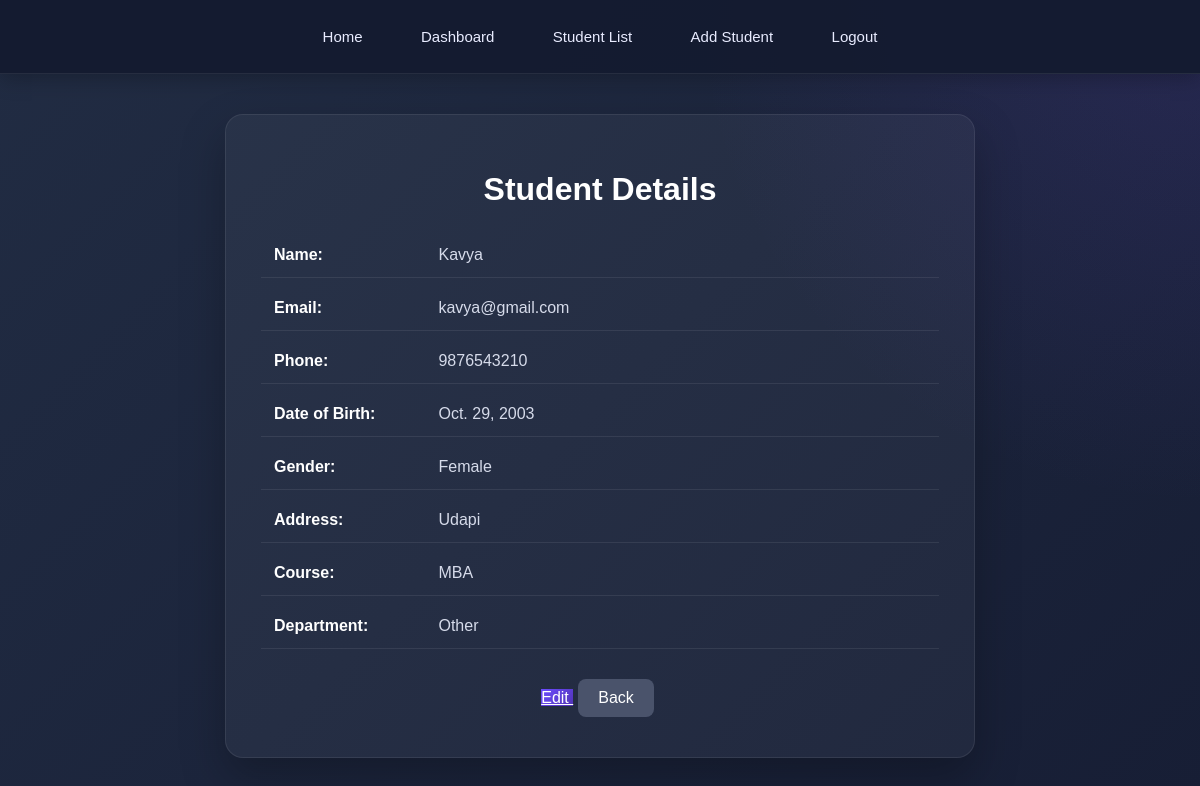
Page /student/12/ (signed in) on the committed database.
### students/models.py (models this page shows, shortened)
class Student(models.Model):
    name = models.CharField(max_length=100)
    email = models.EmailField(unique=True)
    phone = models.CharField(max_length=10, unique=True)
    date_of_birth = models.DateField()
    gender = models.CharField(max_length=10)
    address = models.TextField()
    course = models.CharField(max_length=100)
    department = models.CharField(max_length=100)

### students/views.py (the view)
# urls.py: path('student/<int:id>/', views.student_detail, name='student_detail'),
@login_required
def student_detail(request, id):
    student = get_object_or_404(Student, id=id)
    return render(
        request,
        'students/student_detail.html',
        {'student': student}
    )

### StudentManagementSystem/students/templates/students/student_detail.html (shortened to what this page needs)
{% load static %}
<!DOCTYPE html>
<html>
<head>
    <link rel="stylesheet" href="{% static 'students/style.css' %}">
</head>
<body>
    <nav>
        <a href="{% url 'home' %}">Home</a>
        {% if user.is_authenticated %}
            <a href="{% url 'dashboard' %}">Dashboard</a>
            <a href="{% url 'student_list' %}">
                Student List
            </a>
            <a href="{% url 'add_student' %}">
                Add Student
            </a>
            <a href="{% url 'logout' %}">
                Logout
            </a>
        {% else %}
            <a href="{% url 'login' %}">
                Login
            </a>
        {% endif %}
    </nav>
    <div class="detail-container">
        <h1>Student Details</h1>
        <div class="student-details">
            <p>
                <strong>Name:</strong> {{ student.name }}
            </p>
            <p>
                <strong>Email:</strong> {{ student.email }}
            </p>
            <p>
                <strong>Phone:</strong> {{ student.phone }}
            </p>
            <p>
                <strong>Date of Birth:</strong> {{ student.date_of_birth }}
            </p>
            <p>
                <strong>Gender:</strong> {{ student.gender }}
            </p>
            <p>
                <strong>Address:</strong> {{ student.address }}
            </p>
            <p>
                <strong>Course:</strong> {{ student.course }}
            </p>
            <p>
                <strong>Department:</strong> {{ student.department }}
            </p>
        </div>
        <div class="detail-buttons">
            <a href="{% url 'edit_student' student.id %}" class="edit-button"> Edit </a>
            <a href="{% url 'student_list' %}" class="back-button"> Back </a>
        </div>
    </div>
</body>
</html>

### students/static/students/style.css (style rules this page uses)
* { box-sizing: border-box; }
html { scroll-behavior: smooth; }
body { margin: 0; padding: 0; font-family: Arial, Helvetica, sans-serif; background: radial-gradient( circle at top right, rgba(110, 72, 220, 0.15), transparent 35% ), linear-gradient( 135deg, #212C43 0%, #171E35 100% ); color: #ffffff; min-height: 100vh; text-align: center; }
nav { background: rgba(20, 27, 48, 0.95); padding: 18px 25px; text-align: center; border-bottom: 1px solid rgba(255, 255, 255, 0.08); box-shadow: 0 4px 20px rgba(0, 0, 0, 0.25); position: relative; z-index: 10; }
nav a { display: inline-block; color: #e9ecff; text-decoration: none; margin: 0 12px; padding: 10px 15px; font-size: 15px; border-radius: 8px; transition: 0.3s ease; }
.edit-button { background: linear-gradient( 135deg, #6c4cff, #5133b6 ); color: white !important; }
.detail-container { width: 85%; max-width: 750px; margin: 40px auto; padding: 35px; background: rgba(255, 255, 255, 0.045); border-radius: 18px; border: 1px solid rgba(255, 255, 255, 0.08); box-shadow: 0 20px 45px rgba(0, 0, 0, 0.25); }
.detail-container h1 { text-align: center; margin-bottom: 25px; color: white; }
.student-details { margin-top: 20px; }
.student-details p { padding: 13px; margin: 8px 0; border-bottom: 1px solid rgba(255, 255, 255, 0.08); color: #d6dbea; text-align: left; }
.student-details strong { display: inline-block; width: 160px; color: #ffffff; }
.detail-buttons { text-align: center; margin-top: 25px; }
.back-button { display: inline-block; padding: 10px 20px; margin: 5px; color: white; text-decoration: none; border-radius: 8px; background: #4a536b; transition: 0.3s ease; }

### rows in the picture
Student: name "Kavya", email "kavya@gmail.com", phone "9876543210", date_of_birth "Oct. 29, 2003", gender "Female", address "Udapi", course "MBA", department "Other"
